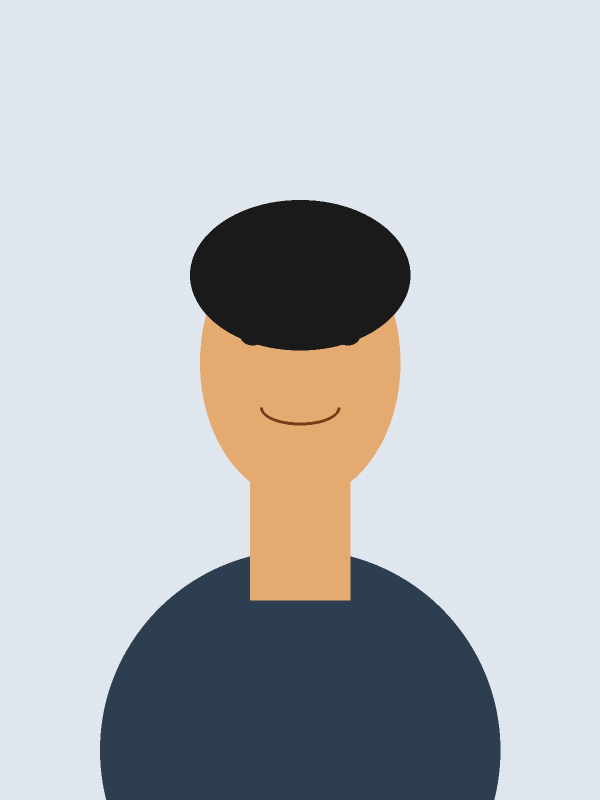
#> input picture skills/passport-photo-generator/assets/sample_portrait.jpg, 1200 x 1600 px (shown at 1/2 size)
$ python generate_passport_pdf.py ../assets/sample_portrait.jpg
#> lines starting #> are read from the running program, lines starting #| are printed output that depends on the picture
#!/usr/bin/env python3
"""
Passport Photo Sheet Generator CLI
----------------------------------
Takes any portrait image, formats standardized passport photos (Indian/UK/EU 35x45mm, US 2x2in, custom),
tiles them across chosen paper sizes (4x4 inch, 4x6 inch, A4, Letter, 5x7 inch, custom),
draws precision cutting guides, and generates a print-ready 300 DPI PDF.

CRITICAL COUNT SPECIFICATION:
- Supported photo counts: 8 photos, 6 photos, or 4 photos.
- Default: 8 photos arranged as TOP 4, BOTTOM 4 (4 columns x 2 rows).
- 6 photos: 3 columns x 2 rows (top 3, bottom 3).
- 4 photos: 2 columns x 2 rows (top 2, bottom 2).

Usage:
  python3 generate_passport_pdf.py <input_image> [options]

Examples:
  # Default: 8 photos (top 4, bottom 4) on 4x6 paper
  python3 generate_passport_pdf.py photo.jpg --open

  # 8 photos on 4x4 paper
  python3 generate_passport_pdf.py photo.jpg --paper 4x4 --count 8 --open

  # 4 photos (2x2) on 4x4 paper
  python3 generate_passport_pdf.py photo.jpg --paper 4x4 --count 4 --open

  # 6 photos on 4x6 paper
  python3 generate_passport_pdf.py photo.jpg --paper 4x6 --count 6 --open

  # 8 photos on A4 sheet
  python3 generate_passport_pdf.py photo.jpg --paper a4 --count 8 --open
"""

import argparse
import io
import os
import re
import subprocess
import sys
from datetime import datetime
from pathlib import Path
from PIL import Image, ImageDraw, ImageOps
from reportlab.lib.colors import HexColor
from reportlab.pdfgen import canvas
from reportlab.lib.utils import ImageReader

# Unit conversions to points (1 pt = 1/72 inch, 1 inch = 25.4 mm)
PT_PER_INCH = 72.0
MM_PER_INCH = 25.4
PT_PER_MM = PT_PER_INCH / MM_PER_INCH  # ~ 2.83464567 pt/mm

# Standard Paper Sizes (Width x Height in mm)
STANDARD_PAPERS = {
    "4x4": (4.0 * MM_PER_INCH, 4.0 * MM_PER_INCH),        # 101.6 x 101.6 mm (4x4 inch square)
    "4x6": (6.0 * MM_PER_INCH, 4.0 * MM_PER_INCH),        # 152.4 x 101.6 mm (Standard 4R photo paper landscape)
    "6x4": (6.0 * MM_PER_INCH, 4.0 * MM_PER_INCH),        # 152.4 x 101.6 mm
    "5x7": (7.0 * MM_PER_INCH, 5.0 * MM_PER_INCH),        # 177.8 x 127.0 mm (5R landscape)
    "7x5": (7.0 * MM_PER_INCH, 5.0 * MM_PER_INCH),
    "a4": (210.0, 297.0),                                  # 210.0 x 297.0 mm
    "letter": (8.5 * MM_PER_INCH, 11.0 * MM_PER_INCH),    # 215.9 x 279.4 mm
    "3.5x5": (5.0 * MM_PER_INCH, 3.5 * MM_PER_INCH),      # 127.0 x 88.9 mm (3R)
}

# Standard Passport Photo Sizes (Width x Height in mm)
STANDARD_PHOTO_SIZES = {
    "indian": (35.0, 45.0),
    "india": (35.0, 45.0),
    "in": (35.0, 45.0),
    "uk": (35.0, 45.0),
    "eu": (35.0, 45.0),
    "schengen": (35.0, 45.0),
    "australia": (35.0, 45.0),
    "au": (35.0, 45.0),
    "singapore": (35.0, 45.0),
    "sg": (35.0, 45.0),
    "japan": (35.0, 45.0),
    "jp": (35.0, 45.0),
    "us": (2.0 * MM_PER_INCH, 2.0 * MM_PER_INCH),          # 50.8 x 50.8 mm (2x2 inch)
    "usa": (2.0 * MM_PER_INCH, 2.0 * MM_PER_INCH),
    "2x2": (2.0 * MM_PER_INCH, 2.0 * MM_PER_INCH),
    "ca": (50.0, 70.0),
    "canada": (50.0, 70.0),
    "china": (33.0, 48.0),
    "cn": (33.0, 48.0),
    "pan": (25.0, 35.0),                                   # Indian PAN card size (approx 25x35mm)
}


def parse_dimension(dim_str: str, default_unit="mm") -> tuple[float, float]:
    """
    Parses a dimension string like '4x4', '4x6in', '35x45mm', '210x297', or standard named size.
    Returns (width_mm, height_mm).
    """
    clean = dim_str.strip().lower()

    if clean in STANDARD_PAPERS:
        return STANDARD_PAPERS[clean]

    if clean in STANDARD_PHOTO_SIZES:
        return STANDARD_PHOTO_SIZES[clean]

    m = re.match(r"^([\d.]+)\s*[xX*]\s*([\d.]+)\s*(in|inch|inches|mm|cm|pt)?$", clean)
    if not m:
        raise ValueError(f"Cannot parse dimension: '{dim_str}'. Examples: '4x4', '4x6', 'a4', '35x45mm', '2x2in'")

    val_w = float(m.group(1))
    val_h = float(m.group(2))
    unit = m.group(3) or default_unit

    if unit in ("in", "inch", "inches"):
        return (val_w * MM_PER_INCH, val_h * MM_PER_INCH)
    elif unit == "cm":
        return (val_w * 10.0, val_h * 10.0)
    elif unit == "pt":
        return (val_w / PT_PER_MM, val_h / PT_PER_MM)
    else:  # mm
        return (val_w, val_h)


def crop_and_prep_image(
    image_path: str | Path,
    target_w_mm: float,
    target_h_mm: float,
    dpi: int = 300,
    crop_mode: str = "face_upper",
) -> Image.Image:
    """
    Loads, normalizes, crops to exact aspect ratio, and resizes to target print DPI.
    """
#> called with target_w_mm = 35, target_h_mm = 45, dpi = 300, crop_mode = 'face_upper'
    img = Image.open(image_path)
#> img is the input picture: PIL image 1200x1600 RGB; mean R, G, B 183.8, 187, 191.1
    img = ImageOps.exif_transpose(img)

    if img.mode != "RGB":
        bg = Image.new("RGB", img.size, (255, 255, 255))
        if img.mode == "RGBA":
            bg.paste(img, mask=img.split()[3])
            img = bg
        else:
            img = img.convert("RGB")

    orig_w, orig_h = img.size
#> orig_w = 1200; orig_h = 1600
    target_aspect = target_w_mm / target_h_mm
    orig_aspect = orig_w / orig_h
#> orig_aspect = 0.75

    if crop_mode == "fit":
        if orig_aspect > target_aspect:
            fit_w = orig_w
            fit_h = int(round(orig_w / target_aspect))
        else:
            fit_h = orig_h
            fit_w = int(round(orig_h * target_aspect))

        padded = Image.new("RGB", (fit_w, fit_h), (255, 255, 255))
        paste_x = (fit_w - orig_w) // 2
        paste_y = (fit_h - orig_h) // 2
        padded.paste(img, (paste_x, paste_y))
        cropped = padded

    else:
        if orig_aspect > target_aspect:
            new_w = int(round(orig_h * target_aspect))
            offset_x = (orig_w - new_w) // 2
            cropped = img.crop((offset_x, 0, offset_x + new_w, orig_h))
        else:
            new_h = int(round(orig_w / target_aspect))
#> new_h = 1543
            slack_y = orig_h - new_h
#> slack_y = 57
            if crop_mode == "face_upper":
                # Portrait bias: face is in upper portion
                offset_y = int(round(slack_y * 0.25))
#> offset_y = 14
            else:
                offset_y = slack_y // 2
            offset_y = max(0, min(offset_y, slack_y))
            cropped = img.crop((0, offset_y, orig_w, offset_y + new_h))
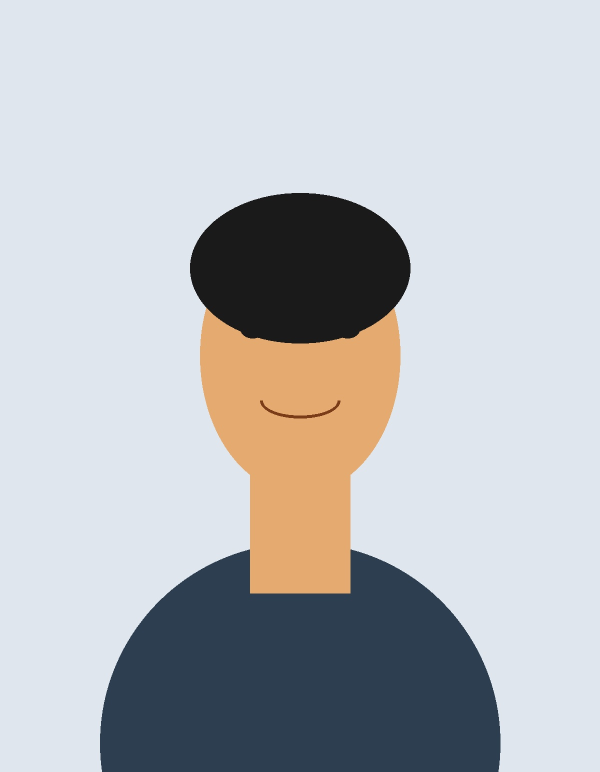
#> cropped: PIL image 1200x1543 RGB (shown at 1/2 size); mean R, G, B 185.6, 188.5, 192.2

    target_px_w = int(round((target_w_mm / MM_PER_INCH) * dpi))
    target_px_h = int(round((target_h_mm / MM_PER_INCH) * dpi))

    resized = cropped.resize((target_px_w, target_px_h), resample=Image.Resampling.LANCZOS)
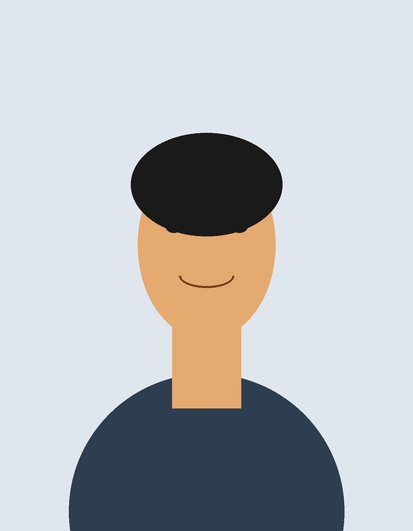
#> resized: PIL image 413x531 RGB; mean R, G, B 185.6, 188.4, 192.2
    return resized


def compute_optimal_layout(
    paper_w_mm: float,
    paper_h_mm: float,
    photo_w_mm: float,
    photo_h_mm: float,
    count: int = 8,
    margin_mm: float = 3.0,
    spacing_mm: float = 1.5,
    orientation: str = "auto",
) -> tuple[float, float, int, int, int, float, float, float, float]:
    """
    Computes sheet orientation, grid (cols, rows), effective photo dimensions (auto-scaled if needed),
    and effective spacing/margins.
    Returns: (sheet_w_mm, sheet_h_mm, cols, rows, count, eff_photo_w_mm, eff_photo_h_mm, eff_margin_mm, eff_spacing_mm)
    """
    # Enforce standard photo counts: 8 (top 4, bottom 4), 6 (top 3, bottom 3), or 4 (top 2, bottom 2)
    if count == 8 or count is None:
        cols, rows = 4, 2
        total_count = 8
    elif count == 6:
        cols, rows = 3, 2
        total_count = 6
    elif count == 4:
        cols, rows = 2, 2
        total_count = 4
    else:
        # User specified another arbitrary count
        total_count = count
        cols = min(count, 4)
        rows = (count + cols - 1) // cols

    # Determine sheet orientation
    # 4 cols x 2 rows is inherently wider than tall -> landscape orientation is ideal
    if orientation == "portrait":
        sheet_w = min(paper_w_mm, paper_h_mm)
        sheet_h = max(paper_w_mm, paper_h_mm)
        # If portrait requested on 6-photo layout, allow 2 cols x 3 rows
        if count == 6:
            cols, rows = 2, 3
    elif orientation == "landscape":
        sheet_w = max(paper_w_mm, paper_h_mm)
        sheet_h = min(paper_w_mm, paper_h_mm)
    else:  # auto
        if abs(paper_w_mm - paper_h_mm) < 0.1:  # Square sheet like 4x4
            sheet_w = paper_w_mm
            sheet_h = paper_h_mm
        elif cols >= rows:  # Landscape fits 4x2 better
            sheet_w = max(paper_w_mm, paper_h_mm)
            sheet_h = min(paper_w_mm, paper_h_mm)
        else:
            sheet_w = min(paper_w_mm, paper_h_mm)
            sheet_h = max(paper_w_mm, paper_h_mm)

    # Check available printable area
    avail_w = sheet_w - (2 * margin_mm)
    avail_h = sheet_h - (2 * margin_mm)

    needed_w = cols * photo_w_mm + (cols - 1) * spacing_mm
    needed_h = rows * photo_h_mm + (rows - 1) * spacing_mm

    # If it fits within available area with standard margin
    if needed_w <= avail_w and needed_h <= avail_h:
        eff_photo_w = photo_w_mm
        eff_photo_h = photo_h_mm
        eff_spacing = spacing_mm
        eff_margin = margin_mm
    else:
        # Check if reducing margin to 1mm allows 100% scale fit (e.g. 4 photos on 4x4)
        minimal_avail_w = sheet_w - 2.0
        minimal_avail_h = sheet_h - 2.0
        if needed_w <= minimal_avail_w and needed_h <= minimal_avail_h:
            eff_photo_w = photo_w_mm
            eff_photo_h = photo_h_mm
            eff_spacing = spacing_mm
            eff_margin = (sheet_w - needed_w) / 2.0
        else:
            # Scale proportionally to fit exact grid (e.g. 8 photos on 4x4 paper)
            scale_w = (sheet_w - 2.0 * margin_mm - (cols - 1) * spacing_mm) / (cols * photo_w_mm)
            scale_h = (sheet_h - 2.0 * margin_mm - (rows - 1) * spacing_mm) / (rows * photo_h_mm)
            scale = max(0.1, min(scale_w, scale_h))

            eff_photo_w = photo_w_mm * scale
            eff_photo_h = photo_h_mm * scale
            eff_spacing = spacing_mm * scale
            eff_margin = margin_mm

    return (
        sheet_w,
        sheet_h,
        cols,
        rows,
        total_count,
        eff_photo_w,
        eff_photo_h,
        eff_margin,
        eff_spacing,
    )


def generate_passport_pdf(
    image_path: str | Path,
    output_pdf: str | Path,
    paper_size: str = "4x6",
    photo_size: str = "indian",
    count: int = 8,
    spacing_mm: float = 1.5,
    margin_mm: float = 3.0,
    border_style: str = "solid",
    border_color: str = "#CCCCCC",
    border_width_pt: float = 0.5,
    crop_mode: str = "face_upper",
    dpi: int = 300,
    orientation: str = "auto",
    also_image: bool = False,
) -> dict:
    """
    Main generator routine. Produces the print PDF and optional preview raster.
    """
    image_path = Path(image_path).resolve()
    if not image_path.is_file():
        raise FileNotFoundError(f"Input image not found: {image_path}")

    # Default paper: if count is 4 and paper not explicitly set, 4x4 works great; otherwise 4x6
    paper_w_mm, paper_h_mm = parse_dimension(
        paper_size,
        default_unit="in" if "x" in paper_size and not any(u in paper_size for u in ["mm", "cm", "pt"]) else "mm"
    )
    base_photo_w_mm, base_photo_h_mm = parse_dimension(photo_size, default_unit="mm")

    # Compute layout
    (
        sheet_w_mm,
        sheet_h_mm,
        cols,
        rows,
        total_count,
        photo_w_mm,
        photo_h_mm,
        eff_margin,
        eff_spacing,
    ) = compute_optimal_layout(
        paper_w_mm=paper_w_mm,
        paper_h_mm=paper_h_mm,
        photo_w_mm=base_photo_w_mm,
        photo_h_mm=base_photo_h_mm,
        count=count,
        margin_mm=margin_mm,
        spacing_mm=spacing_mm,
        orientation=orientation,
    )

    # Crop and prep image at print DPI
    cropped_img = crop_and_prep_image(
        image_path,
        target_w_mm=photo_w_mm,
        target_h_mm=photo_h_mm,
        dpi=dpi,
        crop_mode=crop_mode,
    )

    img_buffer = io.BytesIO()
    cropped_img.save(img_buffer, format="JPEG", quality=98, dpi=(dpi, dpi))
    img_buffer.seek(0)

    # Convert dimensions to ReportLab points
    sheet_w_pt = sheet_w_mm * PT_PER_MM
    sheet_h_pt = sheet_h_mm * PT_PER_MM
    photo_w_pt = photo_w_mm * PT_PER_MM
    photo_h_pt = photo_h_mm * PT_PER_MM
    spacing_pt = eff_spacing * PT_PER_MM

    grid_w_pt = cols * photo_w_pt + (cols - 1) * spacing_pt
    grid_h_pt = rows * photo_h_pt + (rows - 1) * spacing_pt

    start_x_pt = (sheet_w_pt - grid_w_pt) / 2.0
    start_y_pt = (sheet_h_pt - grid_h_pt) / 2.0

    output_pdf = Path(output_pdf).resolve()
    output_pdf.parent.mkdir(parents=True, exist_ok=True)

    c = canvas.Canvas(str(output_pdf), pagesize=(sheet_w_pt, sheet_h_pt))
    c.setTitle(f"Passport Photos Sheet - {total_count} Photos")
    c.setAuthor("Passport Photo Generator")

    placed = 0
    img_reader = ImageReader(img_buffer)

    for r in range(rows):
        for col in range(cols):
            if placed >= total_count:
                break

            x = start_x_pt + col * (photo_w_pt + spacing_pt)
            y = start_y_pt + (rows - 1 - r) * (photo_h_pt + spacing_pt)

            c.drawImage(
                img_reader,
                x,
                y,
                width=photo_w_pt,
                height=photo_h_pt,
                preserveAspectRatio=False,
            )

            if border_style != "none":
                c.saveState()
                c.setStrokeColor(HexColor(border_color))
                c.setLineWidth(border_width_pt)

                if border_style == "dashed":
                    c.setDash(2, 2)
                    c.rect(x, y, photo_w_pt, photo_h_pt)
                elif border_style == "corners":
                    tick = 2.0 * PT_PER_MM
                    c.line(x - tick, y, x, y)
                    c.line(x, y - tick, x, y)
                    c.line(x + photo_w_pt, y, x + photo_w_pt + tick, y)
                    c.line(x + photo_w_pt, y - tick, x + photo_w_pt, y)
                    c.line(x - tick, y + photo_h_pt, x, y + photo_h_pt)
                    c.line(x, y + photo_h_pt, x, y + photo_h_pt + tick)
                    c.line(x + photo_w_pt, y + photo_h_pt, x + photo_w_pt + tick, y + photo_h_pt)
                    c.line(x + photo_w_pt, y + photo_h_pt, x + photo_w_pt, y + photo_h_pt + tick)
                else:  # solid
                    c.rect(x, y, photo_w_pt, photo_h_pt)

                c.restoreState()

            placed += 1

    c.showPage()
    c.save()

    image_out_path = None
    if also_image:
        sheet_px_w = int(round((sheet_w_mm / MM_PER_INCH) * dpi))
        sheet_px_h = int(round((sheet_h_mm / MM_PER_INCH) * dpi))
        sheet_img = Image.new("RGB", (sheet_px_w, sheet_px_h), (255, 255, 255))
        draw = ImageDraw.Draw(sheet_img)

        photo_px_w = cropped_img.width
        photo_px_h = cropped_img.height
        spacing_px = int(round((eff_spacing / MM_PER_INCH) * dpi))

        grid_px_w = cols * photo_px_w + (cols - 1) * spacing_px
        grid_px_h = rows * photo_px_h + (rows - 1) * spacing_px

        start_px_x = (sheet_px_w - grid_px_w) // 2
        start_px_y = (sheet_px_h - grid_px_h) // 2

        img_placed = 0
        for r in range(rows):
            for col in range(cols):
                if img_placed >= total_count:
                    break
                px = start_px_x + col * (photo_px_w + spacing_px)
                py = start_px_y + r * (photo_px_h + spacing_px)

                sheet_img.paste(cropped_img, (px, py))

                if border_style in ("solid", "dashed"):
                    draw.rectangle(
                        [px, py, px + photo_px_w, py + photo_px_h],
                        outline=border_color,
                        width=1,
                    )
                img_placed += 1

        image_out_path = output_pdf.with_suffix(".jpg")
        sheet_img.save(image_out_path, quality=95, dpi=(dpi, dpi))

    layout_desc = f"{cols} cols x {rows} rows"
    if count == 8:
        layout_desc += " (Top 4, Bottom 4)"
    elif count == 6:
        layout_desc += " (Top 3, Bottom 3)"
    elif count == 4:
        layout_desc += " (Top 2, Bottom 2)"

    return {
        "pdf_path": str(output_pdf),
        "image_path": str(image_out_path) if image_out_path else None,
        "paper_size": f"{sheet_w_mm:.1f} x {sheet_h_mm:.1f} mm ({sheet_w_mm/MM_PER_INCH:.2f} x {sheet_h_mm/MM_PER_INCH:.2f} in)",
        "photo_size": f"{photo_w_mm:.1f} x {photo_h_mm:.1f} mm ({photo_w_mm/MM_PER_INCH:.2f} x {photo_h_mm/MM_PER_INCH:.2f} in)",
        "layout": layout_desc,
        "count": total_count,
        "dpi": dpi,
    }


def main():
    parser = argparse.ArgumentParser(
        description="Passport Photo Generator: Formats and tiles portrait images onto printable paper sheets as PDF."
    )
    parser.add_argument("image", help="Path to input portrait photo (JPG, PNG, WEBP, etc.)")
    parser.add_argument(
        "--paper",
        "-p",
        default="4x6",
        help="Paper size: '4x6', '4x4', 'a4', 'letter', '5x7', or custom 'WxH[in|mm]' (default: 4x6)",
    )
    parser.add_argument(
        "--photo-size",
        "-s",
        default="indian",
        help="Passport standard: 'indian'/'uk'/'eu' (35x45mm), 'us' (2x2in), 'ca' (50x70mm), or 'WxH[in|mm]' (default: indian)",
    )
    parser.add_argument(
        "--count",
        "-c",
        type=int,
        choices=[4, 6, 8],
        default=8,
        help="Number of photos: 8 (default: top 4, bottom 4), 6 (top 3, bottom 3), or 4 (top 2, bottom 2)",
    )
    parser.add_argument(
        "--spacing",
        type=float,
        default=1.5,
        help="Spacing between adjacent photos in mm (default: 1.5 mm)",
    )
    parser.add_argument(
        "--margin",
        type=float,
        default=3.0,
        help="Minimum outer sheet margin in mm (default: 3.0 mm)",
    )
    parser.add_argument(
        "--border",
        choices=["solid", "dashed", "corners", "none"],
        default="solid",
        help="Cutting guide border style (default: solid)",
    )
    parser.add_argument(
        "--border-color",
        default="#BBBBBB",
        help="Hex color for cutting guidelines (default: #BBBBBB)",
    )
    parser.add_argument(
        "--crop",
        choices=["face_upper", "center", "fit"],
        default="face_upper",
        help="Aspect framing: 'face_upper' (portrait upper bias), 'center', or 'fit' (letterboxed) (default: face_upper)",
    )
    parser.add_argument(
        "--dpi",
        type=int,
        default=300,
        help="Output resolution in DPI (default: 300)",
    )
    parser.add_argument(
        "--orientation",
        choices=["auto", "portrait", "landscape"],
        default="auto",
        help="Paper orientation (default: auto)",
    )
    parser.add_argument(
        "--output",
        "-o",
        default=None,
        help="Output PDF path (default: dist/passport_<paper>_<count>_<timestamp>.pdf)",
    )
    parser.add_argument(
        "--also-image",
        action="store_true",
        help="Also export companion 300 DPI JPEG image file of the sheet",
    )
    parser.add_argument(
        "--open",
        action="store_true",
        help="Open the generated PDF immediately on macOS Preview",
    )
    parser.add_argument(
        "--discord",
        help="Optional Discord channel ID or webhook to dispatch the PDF",
    )

    args = parser.parse_args()

    if args.output:
        out_path = Path(args.output)
    else:
        timestamp = datetime.now().strftime("%Y%m%d_%H%M%S")
        paper_clean = args.paper.replace("*", "x").replace("/", "-")
        out_dir = Path.cwd() / "dist"
        out_path = out_dir / f"passport_{paper_clean}_{args.count}photos_{timestamp}.pdf"

    try:
        res = generate_passport_pdf(
            image_path=args.image,
            output_pdf=out_path,
            paper_size=args.paper,
            photo_size=args.photo_size,
            count=args.count,
            spacing_mm=args.spacing,
            margin_mm=args.margin,
            border_style=args.border,
            border_color=args.border_color,
            crop_mode=args.crop,
            dpi=args.dpi,
            orientation=args.orientation,
            also_image=args.also_image,
        )

        print("\n==========================================")
        print("  📸 PASSPORT PHOTO SHEET GENERATOR")
        print("==========================================")
        print(f"📄 Paper Size  : {res['paper_size']}")
        print(f"👤 Photo Size  : {res['photo_size']}")
        print(f"🔢 Layout      : {res['layout']} ({res['count']} photos total)")
        print(f"🎯 Resolution  : {res['dpi']} DPI")
        print(f"💾 PDF Output  : {res['pdf_path']}")
        if res["image_path"]:
            print(f"🖼️  Image Output: {res['image_path']}")
        print("------------------------------------------")
        print(f"MEDIA:{res['pdf_path']}")
        print("==========================================\n")

        if args.open:
            if sys.platform == "darwin":
                subprocess.run(["open", res["pdf_path"]], check=False)
            elif sys.platform.startswith("linux"):
                subprocess.run(["xdg-open", res["pdf_path"]], check=False)

    except Exception as e:
        print(f"❌ Error generating passport photos: {e}", file=sys.stderr)
        sys.exit(1)


if __name__ == "__main__":
    main()
#> (the call stopped at in generate_passport_pdf, `c = canvas.Canvas(str(output_pdf), pagesize=(sheet_w_pt, sheet_h_pt))`: reportlab is not available in this run)
